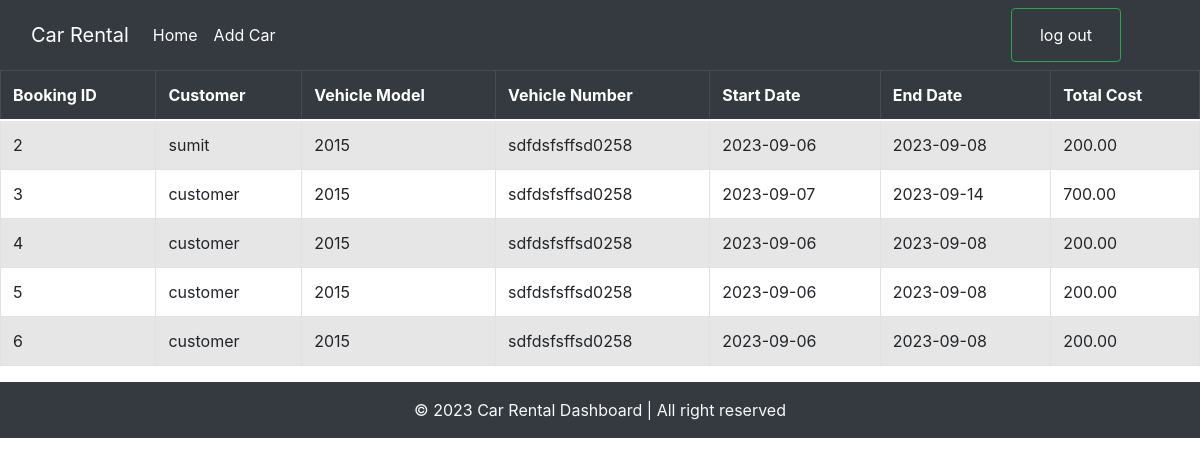
Screenshot of /show_booking.php (signed in) with the database file from the repository.
### tables this page shows
CREATE TABLE `bookings` (
  `id` int(11) NOT NULL,
  `customer_id` int(11) NOT NULL,
  `car_id` int(11) NOT NULL,
  `start_date` date NOT NULL,
  `end_date` date NOT NULL,
  `total_cost` decimal(10,2) NOT NULL
);

CREATE TABLE `users` (
  `id` int(11) NOT NULL,
  `username` varchar(50) NOT NULL,
  `password` varchar(255) NOT NULL,
  `email` varchar(100) NOT NULL,
  `role` enum('customer','agency') NOT NULL
);

CREATE TABLE `cars` (
  `id` int(11) NOT NULL,
  `vehicle_model` varchar(100) NOT NULL,
  `vehicle_number` varchar(20) NOT NULL,
  `seating_capacity` int(11) NOT NULL,
  `rent_per_day` decimal(10,2) NOT NULL,
  `agency_id` int(11) NOT NULL
);

### show_booking.php (the view, shortened to what this page needs)
<!DOCTYPE html>
<html lang="en">
<head>
    <link href="https://cdn.jsdelivr.net/npm/bootstrap@5.0.2/dist/css/bootstrap.min.css" rel="stylesheet"
>
    <link rel="stylesheet" href="https://maxcdn.bootstrapcdn.com/bootstrap/4.5.2/css/bootstrap.min.css">
    <link rel="stylesheet" href="style.css">
</head>
<body>
<?php include "header.php";?>
<?php
include "dbconnect.php";
$sql1 = "SELECT b.id, u.username AS customer_name, c.vehicle_model, c.vehicle_number, b.start_date, b.end_date, b.total_cost
FROM bookings b
INNER JOIN users u ON b.customer_id = u.id
INNER JOIN cars c ON b.car_id = c.id";
$result1 = $mysqli->query($sql1);
if ($result1->num_rows > 0) {
    echo '<div class="table-responsive">';
    echo '<table class="table table-striped table-bordered">';
    echo '<thead class="thead-dark">';
    echo '<tr>';
    echo '<th>Booking ID</th>';
    echo '<th>Customer</th>';
    echo '<th>Vehicle Model</th>';
    echo '<th>Vehicle Number</th>';
    echo '<th>Start Date</th>';
    echo '<th>End Date</th>';
    echo '<th>Total Cost</th>';
    echo '</tr>';
    echo '</thead>';
    echo '<tbody>';
    while ($row = $result1->fetch_assoc()) {
        echo '<tr>';
        echo '<td>' . $row['id'] . '</td>';
        echo '<td>' . $row['customer_name'] . '</td>';
        echo '<td>' . $row['vehicle_model'] . '</td>';
        echo '<td>' . $row['vehicle_number'] . '</td>';
        echo '<td>' . $row['start_date'] . '</td>';
        echo '<td>' . $row['end_date'] . '</td>';
        echo '<td>' . $row['total_cost'] . '</td>';
        echo '</tr>';
    }
    echo '</tbody>';
    echo '</table>';
    echo '</div>';
} else {
    echo '<p>No bookings available at the moment.</p>';
}
?>
<?php include "footer.php";?>
</body>
</html>

### style.css (style rules this page uses)
*, *:after, *:before { box-sizing: border-box; }
.table-responsive { overflow-x: auto; }
.table { width: 100%; margin-bottom: 1rem; background-color: #fff; }
.table th, .table td { padding: 0.75rem; vertical-align: top; border-top: 1px solid #dee2e6; }
.table thead th { vertical-align: bottom; border-bottom: 2px solid #dee2e6; background-color: #f8f9fa; }
.table .thead-dark th { color: #fff; background-color: #343a40; }

### rows the page displays
bookings: id "2", customer.username "sumit", car.vehicle_model "2015", car.vehicle_number "sdfdsfsffsd0258", start_date "2023-09-06", end_date "2023-09-08", total_cost "200.00"
bookings: id "3", customer.username "customer", car.vehicle_model "2015", car.vehicle_number "sdfdsfsffsd0258", start_date "2023-09-07", end_date "2023-09-14", total_cost "700.00"
bookings: id "4", customer.username "customer", car.vehicle_model "2015", car.vehicle_number "sdfdsfsffsd0258", start_date "2023-09-06", end_date "2023-09-08", total_cost "200.00"
bookings: id "5", customer.username "customer", car.vehicle_model "2015", car.vehicle_number "sdfdsfsffsd0258", start_date "2023-09-06", end_date "2023-09-08", total_cost "200.00"
bookings: id "6", customer.username "customer", car.vehicle_model "2015", car.vehicle_number "sdfdsfsffsd0258", start_date "2023-09-06", end_date "2023-09-08", total_cost "200.00"
